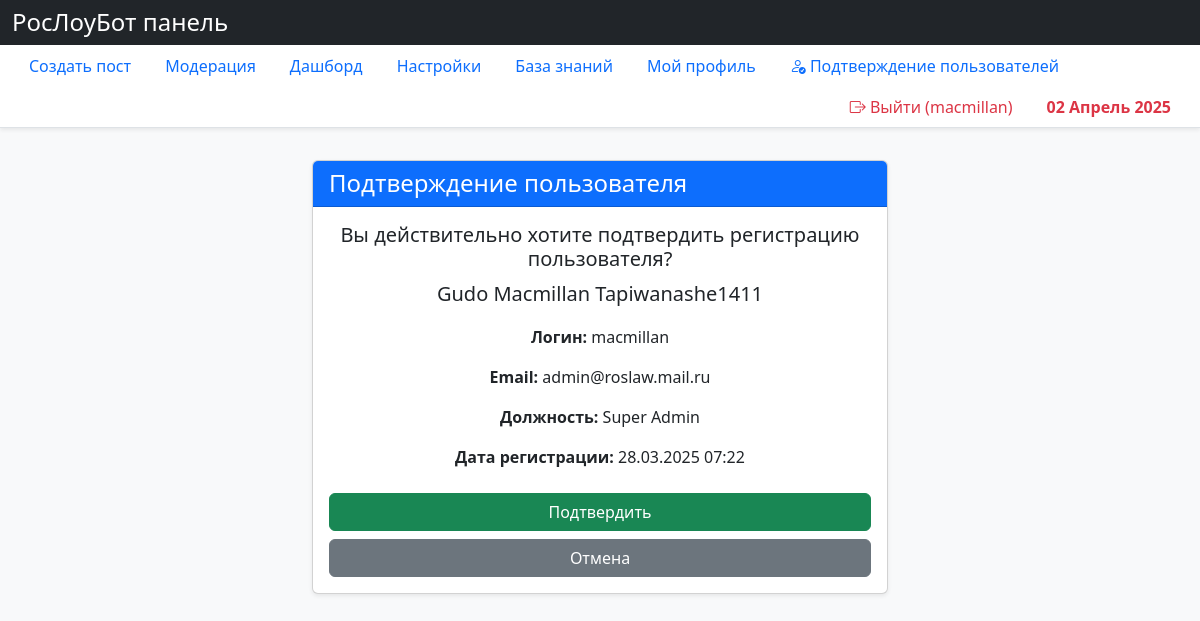
The page /accounts/approve-user/1/ (signed in) on the database its author committed.
### accounts/models.py (models this page shows, shortened)
class User(AbstractUser):
    EDITOR = "editor"
    MODERATOR = "moderator"
    ADMIN = "admin"
    SUPERADMIN = "superadmin"
    ROLE_CHOICES = [
        (EDITOR, "Editor"),
        (MODERATOR, "Moderator"),
        (ADMIN, "Admin"),
        (SUPERADMIN, "Super Admin"),
    ]
    role = models.CharField(max_length=20, choices=ROLE_CHOICES, default=EDITOR)
    patronymic = models.CharField(
        max_length=150, blank=True, null=True, verbose_name="Отчество"
    )
    position = models.CharField(
        max_length=255, blank=True, null=True, verbose_name="Должность"
    )
    approved = models.BooleanField(default=False)
    approval_date = models.DateTimeField(blank=True, null=True)
    def get_full_name(self):
        full_name = f"{self.last_name} {self.first_name}"
        if self.patronymic:
            full_name += f" {self.patronymic}"
        return full_name.strip()

### accounts/views.py (the view, shortened to what this page needs)
class ApproveUserView(UserPassesTestMixin, UpdateView):
    model = User
    fields = []  # No fields needed
    template_name = "accounts/approve_user.html"
    success_url = reverse_lazy("accounts:pending_approvals")
    def test_func(self):
        return (
            self.request.user.is_authenticated
            and self.request.user.role == User.SUPERADMIN
        )
    def get(self, request, *args, **kwargs):
        return super().get(request, *args, **kwargs)

### templates/accounts/approve_user.html (shortened to what this page needs)
{% extends 'base.html' %}
{% block content %}
<div class="col-md-6 mx-auto">
    <div class="card shadow-sm">
        <div class="card-header bg-primary text-white">
            <h4 class="mb-0">Подтверждение пользователя</h4>
        </div>
        <div class="card-body">
            <div class="text-center mb-4">
                <h5>Вы действительно хотите подтвердить регистрацию пользователя?</h5>
                <p class="lead">{{ object.get_full_name }}</p>
                <p><strong>Логин:</strong> {{ object.username }}</p>
                <p><strong>Email:</strong> {{ object.email }}</p>
                <p><strong>Должность:</strong> {{ object.position }}</p>
                <p><strong>Дата регистрации:</strong> {{ object.date_joined|date:"d.m.Y H:i" }}</p>
            </div>
            <form method="post">
                <div class="d-grid gap-2">
                    <button type="submit" class="btn btn-success">Подтвердить</button>
                    <a href="{% url 'accounts:pending_approvals' %}" class="btn btn-secondary">Отмена</a>
                </div>
            </form>
        </div>
    </div>
</div>
{% endblock %}

### templates/base.html (shortened to what this page needs)
{% load static %}
<!DOCTYPE html>
<html lang="ru">
<head>
    <link href="https://cdn.jsdelivr.net/npm/bootstrap@5.2.3/dist/css/bootstrap.min.css" rel="stylesheet">
    <link rel="stylesheet" href="https://cdn.jsdelivr.net/npm/bootstrap-icons@1.8.1/font/bootstrap-icons.css">
</head>
<body class="bg-light">
    <header class="bg-dark text-white py-2">
        <div class="container-fluid">
            <h4 class="m-0">РосЛоуБот панель</h4>
        </div>
    </header>
    <nav class="bg-white border-bottom shadow-sm">
        <div class="container-fluid">
            <ul class="nav nav-tabs border-0">
                <li class="nav-item">
                    <a class="nav-link" href="#">Создать пост</a>
                </li>
                <li class="nav-item">
                    <a class="nav-link" href="#">Модерация</a>
                </li>
                <li class="nav-item">
                    <a class="nav-link {% if request.resolver_match.url_name == 'dashboard' %}active{% endif %}" href="{% url 'content:dashboard' %}">Дашборд</a>
                </li>
                <li class="nav-item">
                    <a class="nav-link" href="#">Настройки</a>
                </li>
                <li class="nav-item">
                    <a class="nav-link" href="#">База знаний</a>
                </li>
                <li class="nav-item">
                    <a class="nav-link" href="#">Мой профиль</a>
                </li>
                {% if user.is_authenticated %}
                    {% if user.role == 'superadmin' %}
                    <li class="nav-item">
                        <a class="nav-link text-primary {% if request.resolver_match.url_name == 'pending_approvals' %}active{% endif %}" href="{% url 'accounts:pending_approvals' %}">
                            <i class="bi bi-person-check"></i> Подтверждение пользователей
                        </a>
                    </li>
                    {% endif %}
                    <li class="nav-item ms-auto">
                        <a class="nav-link text-danger {% if request.resolver_match.url_name == 'logout' %}active{% endif %}" href="{% url 'accounts:logout' %}">
                            <i class="bi bi-box-arrow-right"></i> Выйти ({{ user.username }})
                        </a>
                    </li>
                {% endif %}
                <li class="nav-item {% if not user.is_authenticated %}ms-auto{% endif %}">
                    <div class="nav-link text-danger fw-bold">{% now "d F Y" %}</div>
                </li>
            </ul>
        </div>
    </nav>
    <div class="container-fluid py-4">
        <div class="row">
            {% block content %}{% endblock %}
        </div>
    </div>
</body>
</html>

### rows shown on the page
User: username "macmillan", get_full_name "Gudo Macmillan Tapiwanashe1411", email "admin@roslaw.mail.ru", position "Super Admin", date_joined "28.03.2025 07:22"
